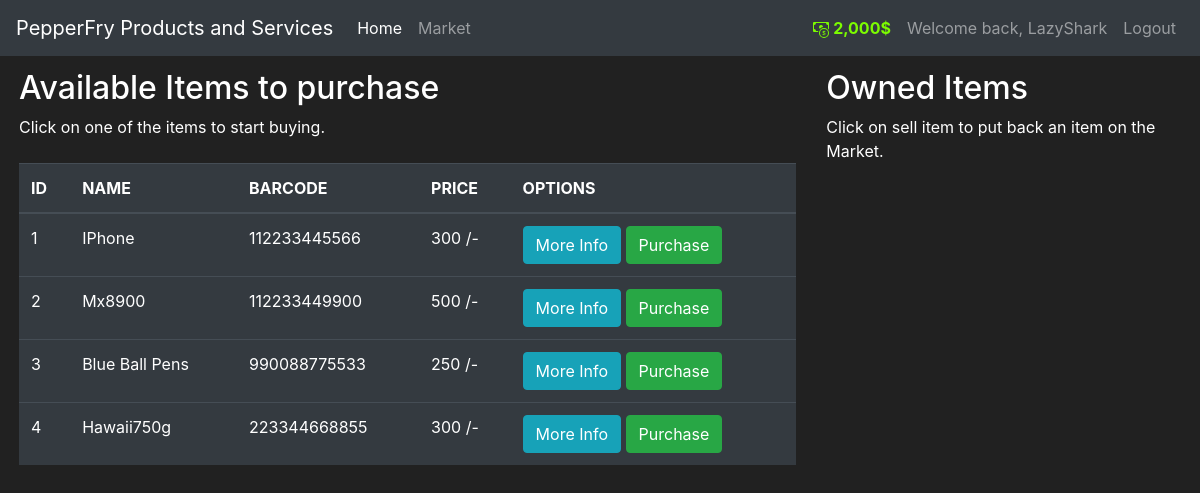
The app's page /market (signed in) with its own data.
### market/models.py (models this page shows, shortened)
class User(db.Model, UserMixin):
    id = db.Column(db.Integer(), primary_key=True)
    user = db.Column(db.String(length=30), nullable=False, unique=True)
    email = db.Column(db.String(length=60), nullable=False, unique=True)
    pass_hash = db.Column(db.String(length=60), nullable=False)
    budget = db.Column(db.Integer(), default=1000, nullable=False)
    items = db.relationship('Item', backref='owned_user', lazy=True)
    @property
    def prettier_budget(self):
        if len(str(self.budget)) >= 4:
            return f'{str(self.budget)[:-3]},{str(self.budget)[-3:]}$'
        else:
            return f"{self.budget}$"
    @property
    def password(self):
        return self.password

class Item(db.Model):
    id = db.Column(db.Integer(), primary_key=True)
    name = db.Column(db.String(length=30), nullable=False, unique=True)
    barcode = db.Column(db.String(length=12), nullable=False, unique=True)
    price = db.Column(db.Integer(), nullable=False)
    description = db.Column(db.String(length=1024), nullable=False, unique=True)
    owner = db.Column(db.Integer(), db.ForeignKey('user.id'))

### market/routes.py (the view, shortened to what this page needs)
@app.route('/market', methods=['GET', 'POST'])
@login_required
def market_page():
    purchase_item = PurchaseItem()
    sell = SellItem()
    if request.method == 'GET':
        item = Item.query.filter_by(owner=None)
        owned_items = Item.query.filter_by(owner=current_user.id)
        return render_template('market.html', item=item, purchase=purchase_item, owned_items=owned_items, selling=sell)

### market/models.py (called while the page is built)
@login_manage.user_loader
def user_loader(user_id):
    return User.query.get(int(user_id))

### market/templates/market.html (shortened to what this page needs)
{% extends 'base.html' %}
{% block content %}
<div class="row"  style="margin-top: .8rem; margin-left: .25rem">
    <div class="col-8">
        <h2>Available Items to purchase</h2>
        <p style="margin-bottom: 1.5em">Click on one of the items to start buying.</p>
        <table class="table table-hover table-dark">
            <thead>
            <tr>
                <th scope="col">ID</th>
                <th scope="col">NAME</th>
                <th scope="col">BARCODE</th>
                <th scope="col">PRICE</th>
                <th scope="col">OPTIONS</th>
            </tr>
            </thead>
            <tbody>
            {% for item_val in item %}
            <tr>
                <td>{{ item_val['id'] }}</td>
                <td>{{ item_val['name'] }}</td>
                <td>{{ item_val['barcode'] }}</td>
                <td>{{ item_val['price'] }} /-</td>
                <td>
                    <button class="btn btn-outline btn-info" data-toggle="modal" data-target="#Modal-MoreInfo-{{ item_val['id'] }}">More Info</button>
                    <button class="btn btn-outline btn-success" data-toggle="modal" data-target="#Modal-PurchaseConfirm-{{ item_val['id'] }}">Purchase</button>
                </td>
            </tr>
            {% endfor %}
            </tbody>
        </table>
    </div>
    <div class="col-4">
        <h2>Owned Items</h2>
        <p style="margin-bottom: 1.5em">Click on sell item to put back an item on the Market.</p>
    </div>
</div>
{% endblock %}

### market/templates/base.html (shortened to what this page needs)
<!DOCTYPE html>
<html lang="en">
<head>
    <link rel="stylesheet" href="https://cdn.jsdelivr.net/npm/bootstrap@4.5.3/dist/css/bootstrap.min.css"
 />
</head>
<body>
<nav class="navbar navbar-expand-md navbar-dark bg-dark">
    <a class="navbar-brand" href="#">PepperFry Products and Services</a>
    <div class="collapse navbar-collapse" id="navbarNav">
        <ul class="navbar-nav mr-auto">
            <li class="nav-item active">
                <a class="nav-link" href="{{ url_for('hello_world') }}">Home <span class="sr-only">(current)</span></a>
            </li>
            <li class="nav-item">
                <a class="nav-link" href="{{ url_for('market_page') }}">Market</a>
            </li>
        </ul>
        {% if current_user.is_authenticated %}
            <ul class="navbar-nav">
                <li class="nav-item">
                    <a class="nav-link" style="color: lawngreen; font-weight: bold">
                        {{ current_user.prettier_budget }}
                    </a>
                </li>
                <li class="nav-item">
                    <a class="nav-link">Welcome back, {{ current_user.user }}</a>
                </li>
                <li class="nav-item">
                    <a class="nav-link" href="{{ url_for('logout_page') }}">Logout</a>
                </li>
            </ul>
        {% endif %}
    </div>
</nav>
    {% block content %}
    {% endblock %}
</body>
</html>

### market/templates/base.html (style rules this page uses)
body { background-color: #212121; color: #fff; }

### records on screen
User: prettier_budget "2,000$", user "LazyShark"
Item: id "1", name "IPhone", barcode "112233445566", price "300"
Item: id "2", name "Mx8900", barcode "112233449900", price "500"
Item: id "3", name "Blue Ball Pens", barcode "990088775533", price "250"
Item: id "4", name "Hawaii750g", barcode "223344668855", price "300"
